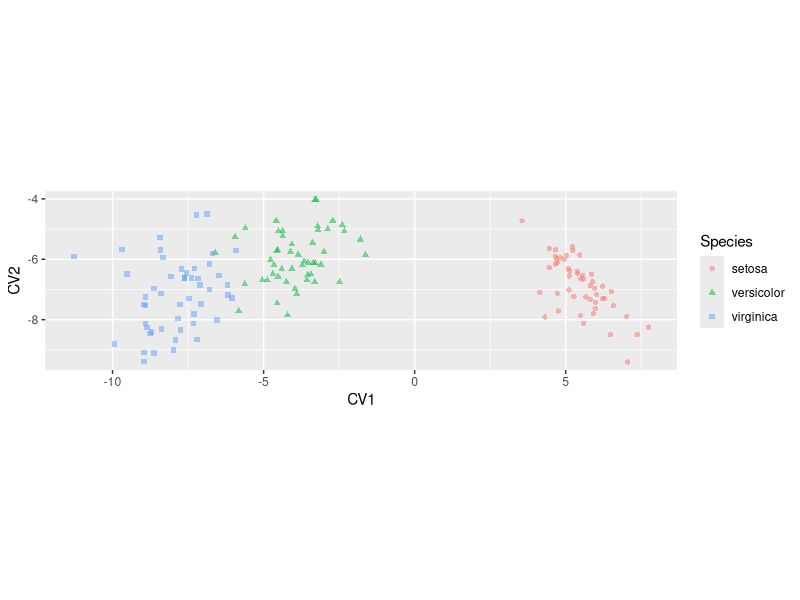
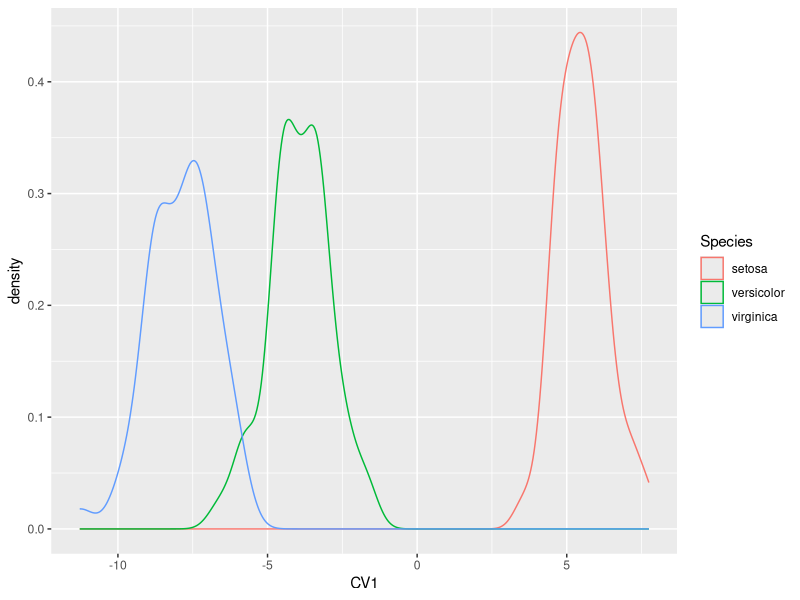
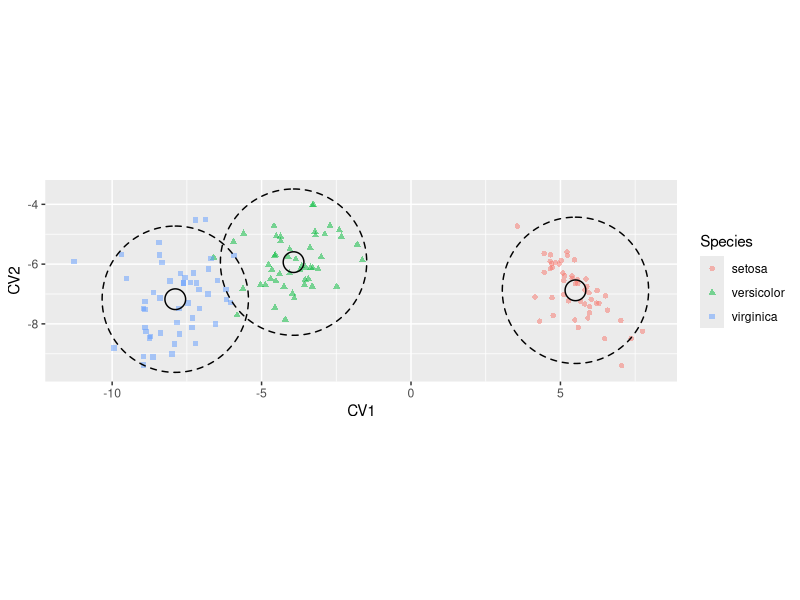
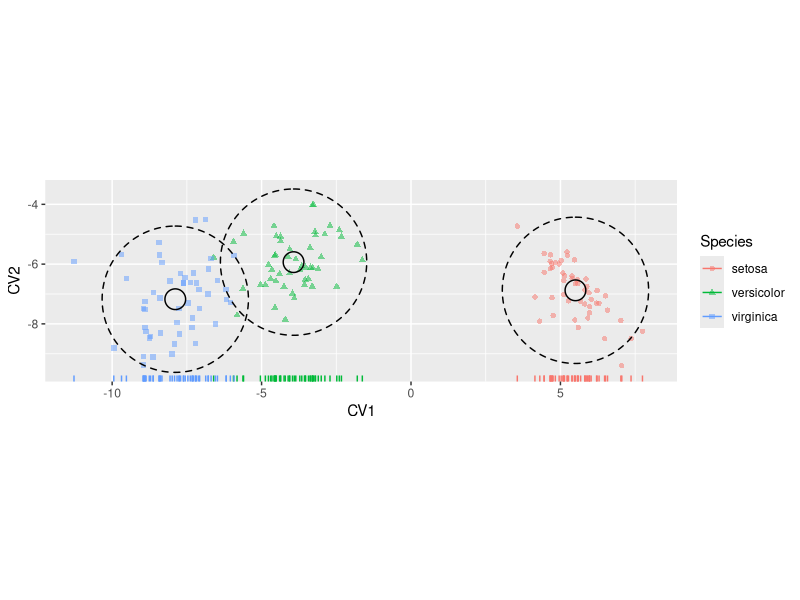
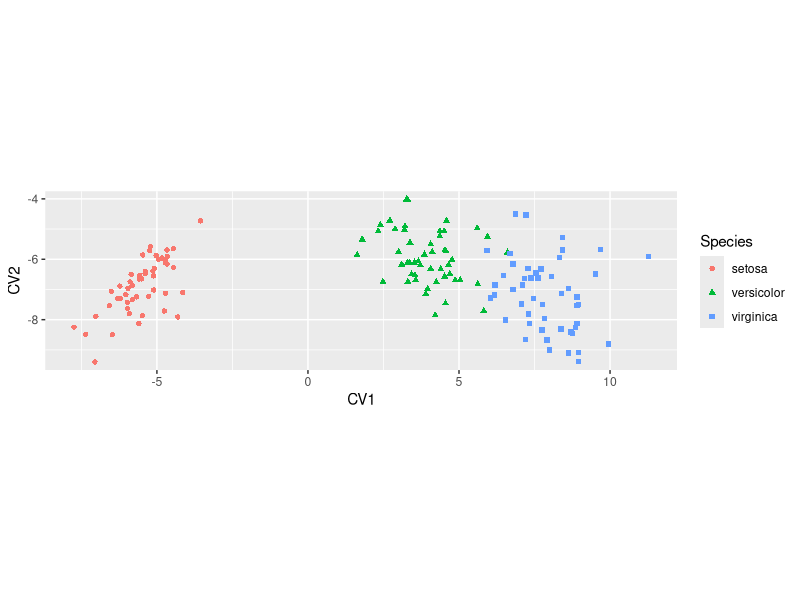

Generate these figures, in order, with R:
## ---- chunk 1
library(MASS)
library(tidyverse)
library(cowplot)
library(broom)
library(magrittr)
## ---- chunk 2
lda.iris <-lda(Species ~ Sepal.Length + Sepal.Width + Petal.Length + Petal.Width,
               iris, prior=c(1,1,1)/3)
lda.iris
## ---- chunk 3
iris.lda <- lda(Species ~ ., data = iris, prior = c(1,1,1)/3)
## ---- chunk 4
class(iris.lda)
names(iris.lda)
## ---- chunk 5
iris.lda$scaling
## ---- chunk 6
iris.sub <- 
  iris %>% 
  dplyr::select(-Species) %>% # drop Species column 
  as.matrix  # cast to matrix for calculations

# calculate CV scores
CVA.scores <- iris.sub %*% iris.lda$scaling

# create data frame with scores
iris.CV <- data.frame(CVA.scores)
iris.CV$Species <- iris$Species
## ---- chunk 7
iris.cva.plot <-
  ggplot(iris.CV, aes(x = LD1, y = LD2)) + 
  geom_point(aes(color=Species, shape=Species), alpha=0.5) + 
  labs(x = "CV1", y = "CV2") +
  coord_fixed(ratio=1)  # keep the unit scaling of the plot fixed at 1

iris.cva.plot
## ---- chunk 8
ggplot(iris.CV, aes(x = LD1)) +
  geom_density(aes(color=Species)) +
  labs(x = "CV1")
## ---- chunk 9
chi2 = qchisq(0.05,2, lower.tail=FALSE)
chi2

CIregions.mean.and.pop <-
  iris.CV %>%
  group_by(Species) %>%
  summarize(CV1.mean = mean(LD1),
            CV2.mean = mean(LD2),
            mean.radii = sqrt(chi2/n()),
            popn.radii = sqrt(chi2))

CIregions.mean.and.pop
## ---- chunk 10
library(ggforce)
## ---- chunk 11
iris.cva.plot2 <-
  iris.cva.plot + 
  geom_circle(data = CIregions.mean.and.pop,
              mapping = aes(x0 = CV1.mean, y0 = CV2.mean, r = mean.radii),
              inherit.aes = FALSE) +
  geom_circle(data = CIregions.mean.and.pop,
              mapping = aes(x0 = CV1.mean, y0 = CV2.mean, r = popn.radii),
              linetype = "dashed", 
              inherit.aes = FALSE) 

iris.cva.plot2
## ---- chunk 12
iris.cva.plot2 + 
  geom_rug(aes(color=Species),
           sides = "b")
## ---- chunk 13
nobs <- nrow(iris)
ngroups <- nlevels(iris$Species)

# calculate deviations around grand mean
tot.deviates <-
  iris %>%
  dplyr::select(-Species) %>%
  # review the course notes on dplyr to remind
  # yourself about how the mutate_all() and funs() fxns work
  mutate_all(funs(. - mean(.))) %>%
  as.matrix

# Total SSQ and covariance matrix
ssq.tot <- t(tot.deviates) %*% tot.deviates
cov.tot <- ssq.tot/nobs  

# calculate deviations around group means
win.deviates <-
  iris %>%
  group_by(Species) %>%
  mutate_all(funs(. - mean(.))) %>% 
  ungroup %>%
  dplyr::select(-Species) %>%
  as.matrix

# Within group SSQ and covariance
ssq.win <- t(win.deviates) %*% win.deviates
cov.win <- ssq.win/(nobs - ngroups)

# Between group deviates
btw.deviates <-
  iris %>% 
  group_by(Species) %>% 
  summarize_all(mean) %>% 
  dplyr::select(-Species) %>% 
  mutate_all(funs(. - mean(.))) %>%
  as.matrix

# Between group SSQ and covariance
ssq.btw <- ngroups * t(btw.deviates) %*% btw.deviates
cov.btw <- ssq.btw/(ngroups-1)
## ---- chunk 14
# Cacluate the  eigenvectors of W^{-1}B
WinvB = solve(cov.win) %*% cov.btw
eigin.WinvB = eigen(WinvB)

cva.vecs <- Re(eigin.WinvB$vectors)[,1:ngroups-1]
cva.vals <- Re(eigin.WinvB$values)[1:ngroups-1]

unscaled.scores <- win.deviates %*% cva.vecs

# figure out scaling so group covariance matrix is spherical
scaling <- diag(1/sqrt((t(unscaled.scores) %*% unscaled.scores)/(nobs-ngroups)))

# compare to "scaling" component object returned by lda()
scaled.cva.vecs <- cva.vecs %*% diag(scaling) 

cva.scores <- iris.sub %*% scaled.cva.vecs

colnames(cva.scores) <- c("CV1","CV2")
cva.scores <- as.data.frame(cva.scores)
cva.scores$Species <- iris$Species
## ---- chunk 15
ggplot(cva.scores, aes(x = CV1, y = CV2)) + 
  geom_point(aes(color=Species, shape=Species)) + 
  coord_fixed(ratio=1)
